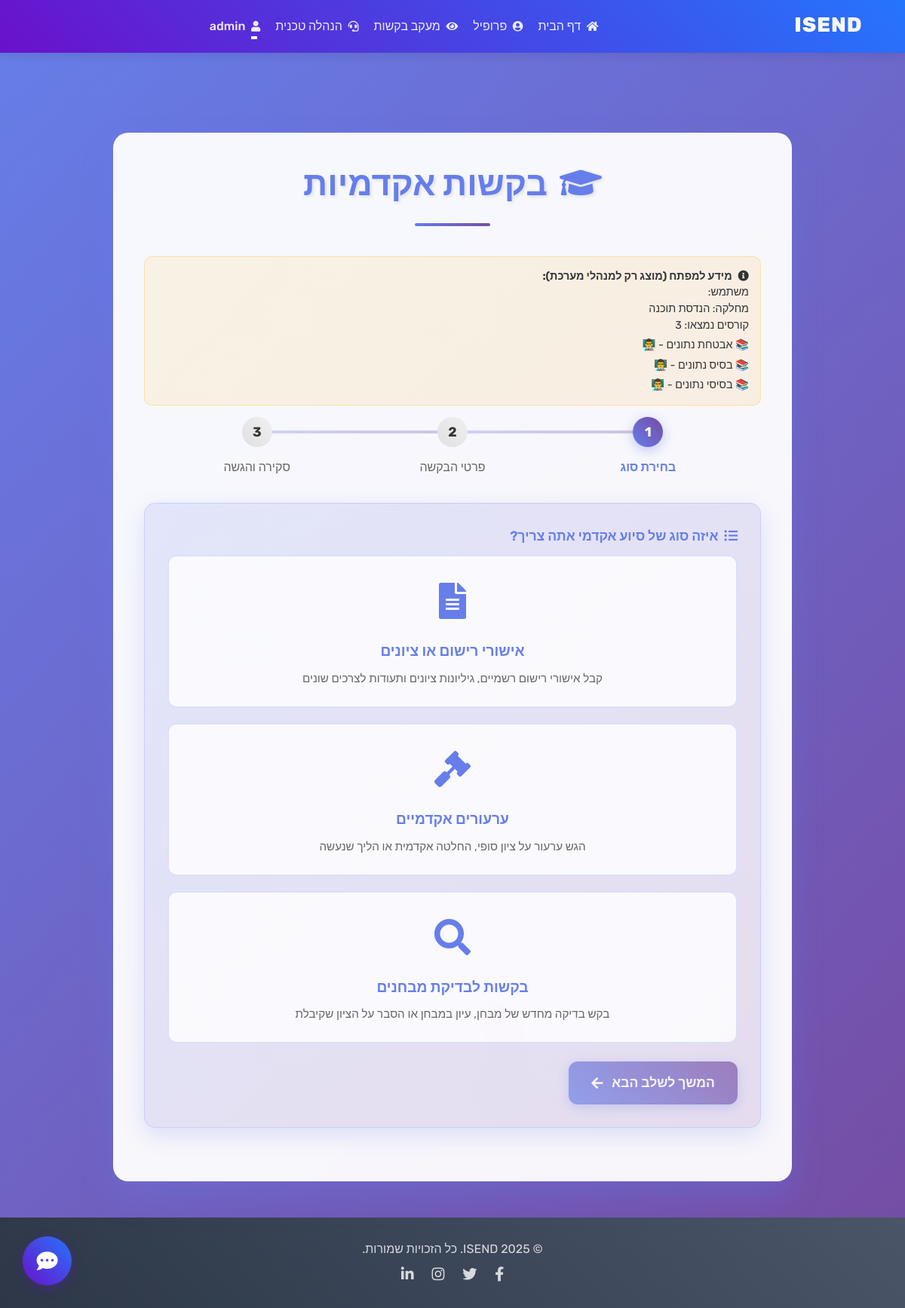
Page /academic-request/ (signed in) on the committed database.
### users/models.py (models this page shows, shortened)
class User(AbstractUser):
    DEPARTMENT_CHOICES = [
        ('מדעי המחשב', 'מדעי המחשב'),
        ('הנדסת תוכנה', 'הנדסת תוכנה'),
        ('הנדסת אלקטרוניקה', 'הנדסת אלקטרוניקה'),
    ]
    YEAR_CHOICES = [
        ('1', 'First Year'),
        ('2', 'Second Year'),
        ('3', 'Third Year'),
        ('4', 'Fourth Year'),
        ('5', 'Fifth Year'),
    ]
    is_student = models.BooleanField(default=False)
    is_lecturer = models.BooleanField(default=False)
    is_secretary = models.BooleanField(default=False)
    department = models.CharField(max_length=50, choices=DEPARTMENT_CHOICES, blank=True)
    year = models.CharField(max_length=1, choices=YEAR_CHOICES, blank=True)
    full_name = models.CharField(max_length=150, blank=True, help_text="שם מלא")

class Subject(models.Model):
    name = models.CharField(max_length=255)
    department = models.CharField(max_length=50, choices=User.DEPARTMENT_CHOICES)
    lecturer = models.ForeignKey(
        User,
        on_delete=models.CASCADE,
        limit_choices_to={'is_lecturer': True},
        related_name='taught_subjects'  # Changed from 'subjects'
    )
    class Meta:
        unique_together = ('name', 'lecturer')

### blog/views.py (the view)
# urls.py: path('academic-request/', views.academic_request, name='academic-request'),
@login_required
def academic_request(request):
    try:
        print(f"🔍 Academic request view called for user: {request.user.username}")
        print(f"🏢 User department: '{request.user.department}'")
        subjects = Subject.objects.filter(
            department=request.user.department
        ).select_related('lecturer').order_by('name')
        print(f"📚 Found {subjects.count()} subjects for department '{request.user.department}'")
        subjects_data = []
        for subject in subjects:
            lecturer_first_name = getattr(subject.lecturer, 'first_name', '') or ''
            lecturer_last_name = getattr(subject.lecturer, 'last_name', '') or ''
            if lecturer_first_name.strip() and lecturer_last_name.strip():
                lecturer_name = f"{lecturer_first_name} {lecturer_last_name}".strip()
            else:
                lecturer_name = getattr(subject.lecturer, 'username', 'לא זמין')
            subject_data = {
                'name': subject.name,
                'lecturer_full_name': lecturer_name,
                'department': subject.department
            }
            subjects_data.append(subject_data)
            print(f"📖 Added subject: {subject.name} - 👨‍🏫 {lecturer_name}")
        print(f"📤 Context subjects count: {len(subjects_data)}")
        context = {
            'subjects': subjects_data,
            'subjects_count': len(subjects_data),
            'user_department': request.user.department,
        }
        return render(request, 'blog/academic_request.html', context)
    except Exception as e:
        print(f"❌ Error in academic_request view: {str(e)}")
        import traceback
        traceback.print_exc()
        messages.error(request, 'שגיאה בטעינת הקורסים')
        context = {
            'subjects': [],
            'subjects_count': 0,
            'error_message': str(e)
        }
        return render(request, 'blog/academic_request.html', context)

### blog/templates/blog/academic_request.html (shortened to what this page needs)
{% extends "blog/base.html" %}
{% load static %}
{% block content %}
<div class="container mt-5 mb-5">
    <div class="request-form-container">
        <div class="request-header">
            <h2><i class="fas fa-graduation-cap me-3"></i>בקשות אקדמיות</h2>
        </div>
        {% if user.is_superuser %}
        <div class="debug-info">
            <strong><i class="fas fa-info-circle me-2"></i>מידע למפתח (מוצג רק למנהלי מערכת):</strong><br>
            משתמש: {{ user.full_name }}<br>
            מחלקה: {{ user.department }}<br>
            קורסים נמצאו: {{ subjects_count|default:0 }}<br>
            {% for subject in subjects %}
                <div style="margin-top: 5px;">📚 {{ subject.name }} - 👨‍🏫 {{ subject.lecturer.full_name}}</div>
            {% empty %}
                <div style="color: #dc3545; margin-top: 5px;">❌ לא נמצאו קורסים!</div>
            {% endfor %}
        </div>
        {% endif %}
        <form id="academic-request-form" enctype="multipart/form-data">
            <div class="progress-indicator">
                <div class="progress-step active">
                    <div class="step-icon">1</div>
                    <div class="step-label">בחירת סוג</div>
                </div>
                <div class="progress-step">
                    <div class="step-icon">2</div>
                    <div class="step-label">פרטי הבקשה</div>
                </div>
                <div class="progress-step">
                    <div class="step-icon">3</div>
                    <div class="step-label">סקירה והגשה</div>
                </div>
            </div>
            <div class="form-section active" id="step-1">
                <label for="request_type" class="form-label">
                    <i class="fas fa-list-ul me-2"></i>איזה סוג של סיוע אקדמי אתה צריך?
                </label>
                <div class="request-options">
                    <div class="request-option" data-value="אישורי רישום או ציונים">
                        <div class="request-option-icon">
                            <i class="fas fa-file-alt"></i>
                        </div>
                        <div class="request-option-title">אישורי רישום או ציונים</div>
                        <div class="request-option-desc">קבל אישורי רישום רשמיים, גיליונות ציונים ותעודות לצרכים שונים</div>
                    </div>
                    <div class="request-option" data-value="ערעורים אקדמיים">
                        <div class="request-option-icon">
                            <i class="fas fa-gavel"></i>
                        </div>
                        <div class="request-option-title">ערעורים אקדמיים</div>
                        <div class="request-option-desc">הגש ערעור על ציון סופי, החלטה אקדמית או הליך שנעשה</div>
                    </div>
                    <div class="request-option" data-value="בקשות לבדיקת מבחנים">
                        <div class="request-option-icon">
                            <i class="fas fa-search"></i>
                        </div>
                        <div class="request-option-title">בקשות לבדיקת מבחנים</div>
                        <div class="request-option-desc">בקש בדיקה מחדש של מבחן, עיון במבחן או הסבר על הציון שקיבלת</div>
                    </div>
                </div>
                <div class="mt-4 text-start">
                    <button type="button" class="btn btn-primary" id="next-step-1" disabled>
                        המשך לשלב הבא <i class="fas fa-arrow-right ms-2"></i>
                    </button>
                </div>
            </div>
        </form>
    </div>
</div>
{% endblock %}

### blog/templates/blog/base.html (shortened to what this page needs)
{% load static %}
<!DOCTYPE html>
<html lang="he" dir="rtl">
<head>
    <link rel="stylesheet" href="https://cdn.jsdelivr.net/npm/bootstrap@5.0.2/dist/css/bootstrap.rtl.min.css">
    <link rel="stylesheet" href="https://cdnjs.cloudflare.com/ajax/libs/font-awesome/5.15.3/css/all.min.css">
    <link rel="stylesheet" type="text/css" href="{% static 'blog/main.css' %}">
</head>
<body>
    <header class="site-header">
        <nav class="navbar navbar-expand-md navbar-dark bg-isend fixed-top">
            <div class="container">
                <a class="navbar-brand me-4" href="{% url 'blog-home' %}">
                    ISEND
                </a>
                <div class="collapse navbar-collapse" id="navbarToggle">
<div class="navbar-nav ms-auto">
    {% if user.is_authenticated and user.is_lecturer %}
        <a class="nav-item nav-link {% if request.resolver_match.url_name == 'lecturer_dashboard' %}active{% endif %}" href="{% url 'lecturer_dashboard' %}">
            <i class="fas fa-home fa-sm me-1"></i> דף הבית
        </a>
         <a class="nav-item nav-link" href="{% url 'profile' %}">
            <i class="fas fa-user-circle fa-sm me-1"></i> פרופיל
        </a>
        <a class="nav-item nav-link" href="{% url 'technicalmanagement' %}">
            <i class="fas fa-headset fa-sm me-1"></i> הנהלה טכנית
        </a>
    {% elif user.is_authenticated %}
        <a class="nav-item nav-link {% if request.resolver_match.url_name == 'blog-home' %}active{% endif %}" href="{% url 'blog-home' %}">
            <i class="fas fa-home fa-sm me-1"></i> דף הבית
        </a>
        <a class="nav-item nav-link" href="{% url 'profile' %}">
            <i class="fas fa-user-circle fa-sm me-1"></i> פרופיל
        </a>
        <a class="nav-item nav-link" href="{% url 'student_tracking' %}">
            <i class="fas fa-eye fa-sm me-1"></i> מעקב בקשות
        </a>
        <a class="nav-item nav-link" href="{% url 'technicalmanagement' %}">
            <i class="fas fa-headset fa-sm me-1"></i> הנהלה טכנית
        </a>
    {% endif %}
</div>
                    <div class="navbar-nav me-auto">
                        {% if user.is_authenticated %}
                            <div class="nav-item dropdown">
                                <a class="nav-link dropdown-toggle" href="#" id="navbarUserDropdown" role="button" data-bs-toggle="dropdown" aria-expanded="false">
                                    <i class="fas fa-user fa-sm me-1"></i> {{ user.username }}
                                </a>
                            </div>
                        {% endif %}
                    </div>
                </div>
            </div>
        </nav>
    </header>
    <main role="main" class="container {% if has_full_width %}mt-0{% else %}mt-5{% endif %}">
        <div class="row">
            <div class="col-md-12">
                {% block content %}{% endblock %}
            </div>
        </div>
    </main>
    <footer class="footer">
        <div class="container text-center">
            <div class="row">
                <div class="col-md-12">
                    <p class="mb-2">© {% now "Y" %} ISEND. כל הזכויות שמורות.</p>
                    <div>
                        <a href="#"><i class="fab fa-facebook-f"></i></a>
                        <a href="#"><i class="fab fa-twitter"></i></a>
                        <a href="#"><i class="fab fa-instagram"></i></a>
                        <a href="#"><i class="fab fa-linkedin-in"></i></a>
                    </div>
                </div>
            </div>
        </div>
    </footer>
</body>
</html>

### blog/static/blog/main.css (style rules this page uses)
body { background: #fafafa; color: #333333; margin-top: 5rem; }
h1, h2, h3, h4, h5, h6 { color: #444444; }
.site-header .navbar-nav .nav-link { color: #cbd5db; }

### blog/templates/blog/base.html (style rules this page uses)
body { display: flex; flex-direction: column; min-height: 100vh; font-family: 'Rubik', 'Assistant', sans-serif; direction: rtl; text-align: right; overflow-x: hidden; background-color: #f9fafc; }
.bg-isend { background: linear-gradient(45deg, #6a11cb, #2575fc); box-shadow: 0 2px 15px rgba(0, 0, 0, 0.1); }
.navbar-brand { font-weight: 800; font-size: 1.7rem; letter-spacing: 1px; background: linear-gradient(45deg, #ffffff, #f0f0f0); -webkit-background-clip: text; background-clip: text; -webkit-text-fill-color: transparent; transition: all 0.3s ease; }
.site-header .navbar-nav .nav-link { color: rgba(255, 255, 255, 0.9); margin: 0 10px; font-weight: 500; transition: all 0.3s ease; position: relative; padding: 5px 0; }
.site-header .navbar-nav .nav-link:after { content: ''; position: absolute; bottom: 0; right: 0; width: 0; height: 2px; background-color: #fff; transition: width 0.3s ease; }
.footer { background: linear-gradient(45deg, #2d3748, #4a5568); color: rgba(255, 255, 255, 0.8); padding: 30px 0; margin-top: auto; }
.footer a { color: rgba(255, 255, 255, 0.8); margin: 0 10px; transition: all 0.3s ease; font-size: 1.2rem; }
main.container { margin-top: 80px; flex: 1; }

### rows in the picture
User: username "admin", department "הנדסת תוכנה", is_superuser True (drawn)
Subject: name "אבטחת נתונים"
Subject: name "בסיס נתונים"
Subject: name "בסיסי נתונים"

### other values in the picture
{{ subjects_count|default:0 }} "3"
